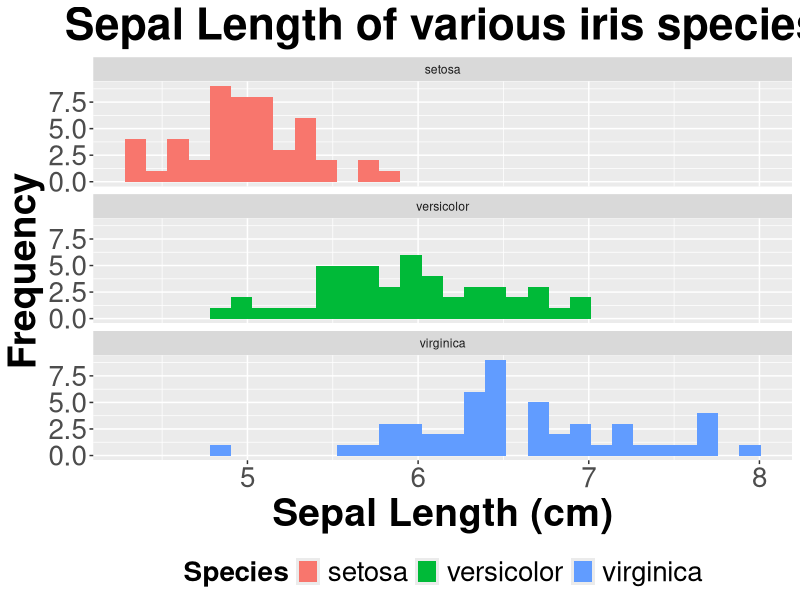
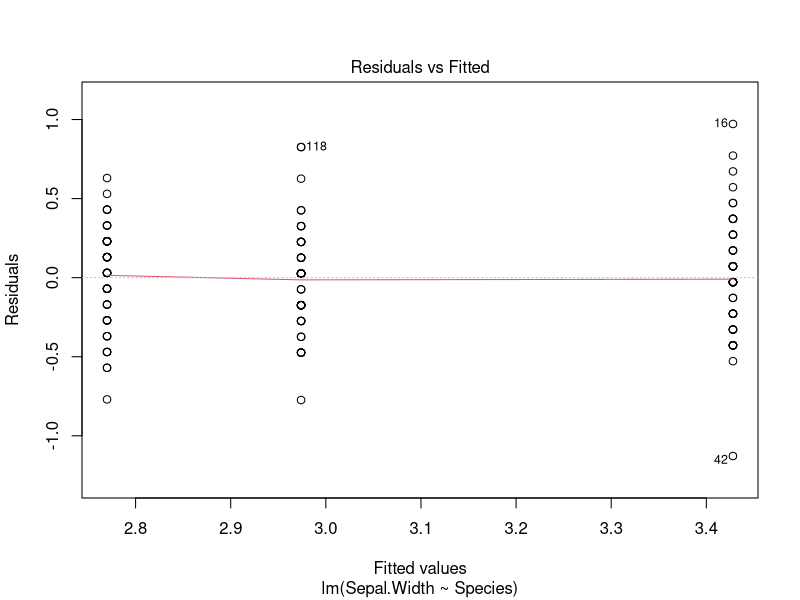
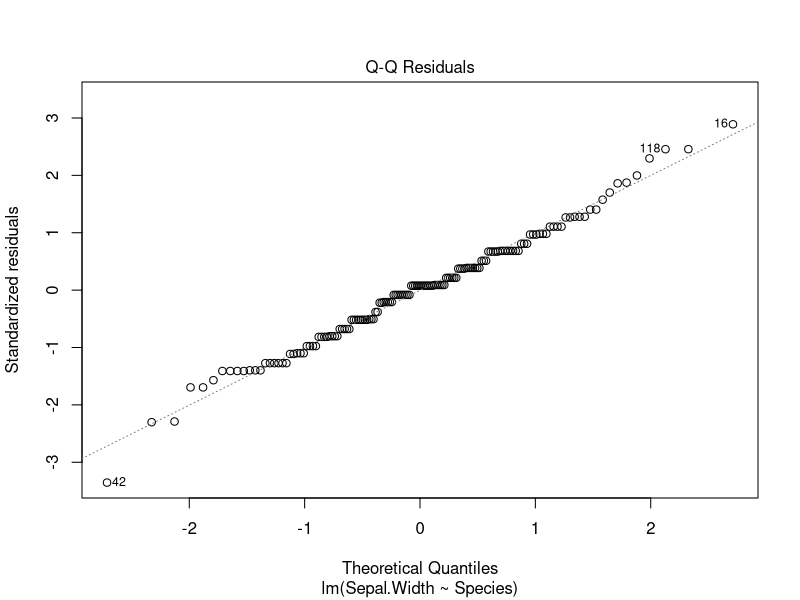
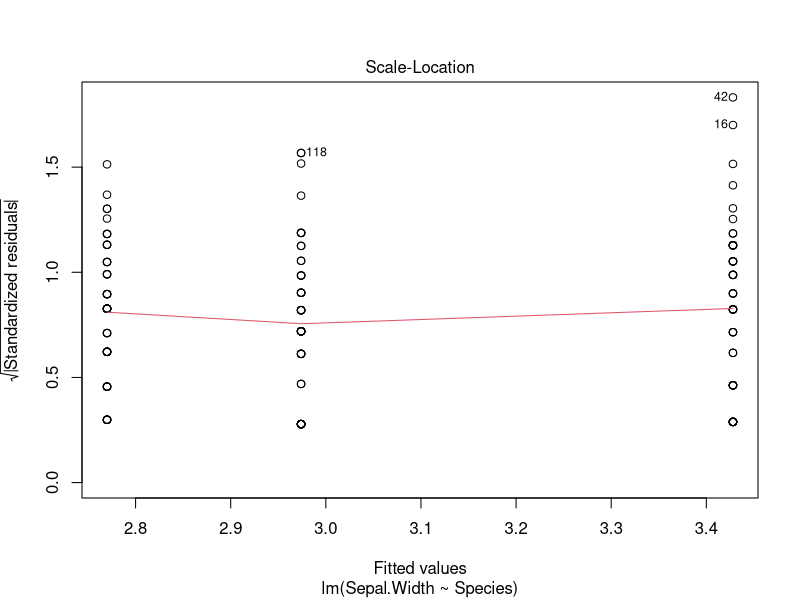
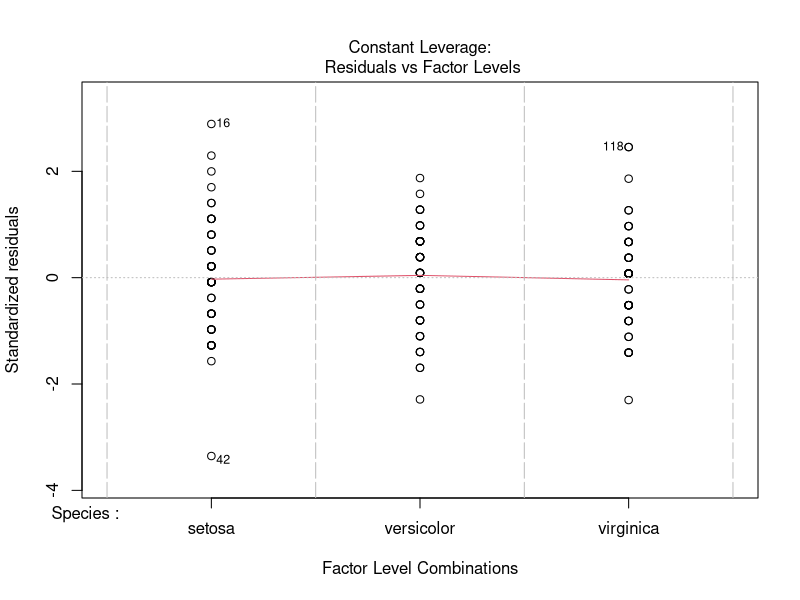

Source code (R) for these figures, in order: (Note: this script raises an error after producing the figures.)
require(ggplot2)

#intial raw plot of data to check for outliers

#facet####
ggplot(iris, aes_string("Sepal.Length")) + 
  geom_histogram(aes_string(fill="Species"), size=3) +
  xlab("Sepal Length (cm)")+
  ylab("Frequency")+
  ggtitle("Sepal Length of various iris species")+
  theme(axis.title.x = element_text(face="bold", size=28), 
        axis.title.y = element_text(face="bold", size=28), 
        axis.text.y  = element_text(size=20),
        axis.text.x  = element_text(size=20), 
        legend.text =element_text(size=20),
        legend.title = element_text(size=20, face="bold"),
        legend.position = "bottom",
        plot.title = element_text(hjust = 0.5, face="bold", size=32))+
  facet_wrap(~Species, ncol = 1)

#looks ok and big

#bar chart with error bars ####
summarySE <- function(data=NULL, measurevar, groupvars=NULL, na.rm=FALSE,
                      conf.interval=.95, .drop=TRUE) {
  library(plyr)
  
  # New version of length which can handle NA's: if na.rm==T, don't count them
  length2 <- function (x, na.rm=FALSE) {
    if (na.rm) sum(!is.na(x))
    else       length(x)
  }
  
  # This does the summary. For each group's data frame, return a vector with
  # N, mean, and sd
  datac <- ddply(data, groupvars, .drop=.drop,
                 .fun = function(xx, col) {
                   c(N    = length2(xx[[col]], na.rm=na.rm),
                     mean = mean   (xx[[col]], na.rm=na.rm),
                     sd   = sd     (xx[[col]], na.rm=na.rm)
                   )
                 },
                 measurevar
  )
  
  # Rename the "mean" column
  #  datac <- rename(datac, c("mean" = measurevar))
  
  datac$se <- datac$sd / sqrt(datac$N)  # Calculate standard error of the mean
  
  # Confidence interval multiplier for standard error
  # Calculate t-statistic for confidence interval:
  # e.g., if conf.interval is .95, use .975 (above/below), and use df=N-1
  ciMult <- qt(conf.interval/2 + .5, datac$N-1)
  datac$ci <- datac$se * ciMult
  
  return(datac)
}

#use summarySE to check for variance if wanted

summarySE(iris, measurevar = "Sepal.Width", groupvars = c("Species")) #close enough

#fit model
width_lm <- lm(Sepal.Width ~ Species, iris) 
#plot to check assumptions
plot(width_lm) #looks good
summary(width_lm)
require(car)
Anova(width_lm, type = "III")

#multiple comparisons
require(multcomp)
width_comparison <- glht(width_lm, linfct = mcp(Species = "Tukey"))
summary(width_comparison)

#plot
function_output <- summarySE(iris, measurevar = "Sepal.Width", 
                             groupvars = c("Species")) #close enough

function_output$comparison <- "NA"
#enter by hand for small groups by comparing function_output means with multcomp 
#output (usually tukey)
function_output
summary(compare_cont_tukey)
#all different here, so
function_output$comparison <- letters[1:3]
ggplot(function_output, aes_string(x="Species", y="mean")) +
  geom_point(aes_string(fill="Species"), size = 3) +
  geom_errorbar(aes(ymin=mean-ci, ymax=mean+ci), size=1.5) +
  ylab("Sepal Length (cm)")+ggtitle("Sepal Length of various iris species")+
  theme(axis.title.x = element_text(face="bold", size=28), 
        axis.title.y = element_text(face="bold", size=28), 
        axis.text.y  = element_text(size=20),
        axis.text.x  = element_text(size=20), 
        legend.text =element_text(size=20),
        legend.title = element_text(size=20, face="bold"),
        plot.title = element_text(hjust = 0.5, face="bold", size=32))+
  #offset from mean by hand
  geom_text(aes(x = Species, y = mean + .35, label = comparison), size = 28)
